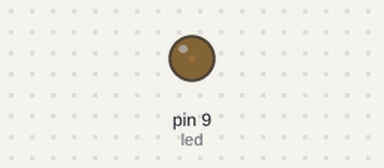
Recording of a sketch running on a simulated Arduino Uno, built with avr-gcc and run on an emulated ATmega328P. Shown: output pins drawn as LEDs (lit = HIGH).

Above: at 0.05 s.
At 0.95 s:
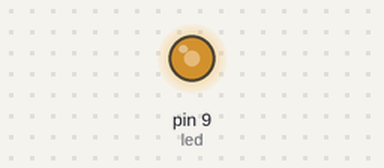
At 1.4 s:
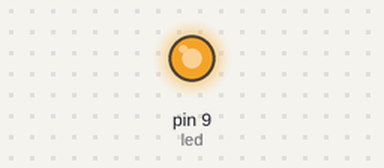
At 2.75 s:
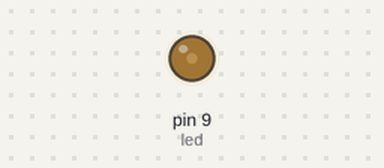
Timing chart, 0 to 7.0 s (numbered marks = the images above):
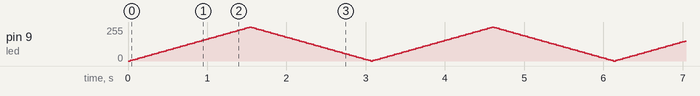

The sketch:

Natalie_L1_Dim.ino
```cpp
// C++ code
//

int led=9;
int brightness=0;
int fadeAmount=5;

void setup()
{
  pinMode(led, OUTPUT);
}

void loop()
{
  analogWrite(led,brightness); //brightness var changes

  brightness=brightness+fadeAmount; //fades in/out by a value of 5 each time

  if (brightness<=0||brightness>=255){
    fadeAmount=-fadeAmount;

    //changes fade from in->out (or out->in) by reversing signs
    //eg. if 255 is reaches, fade will be -5, resulting in a brightness of (255 + (-5))
  }

  delay(30); //adjust to change fading speed
}
```
